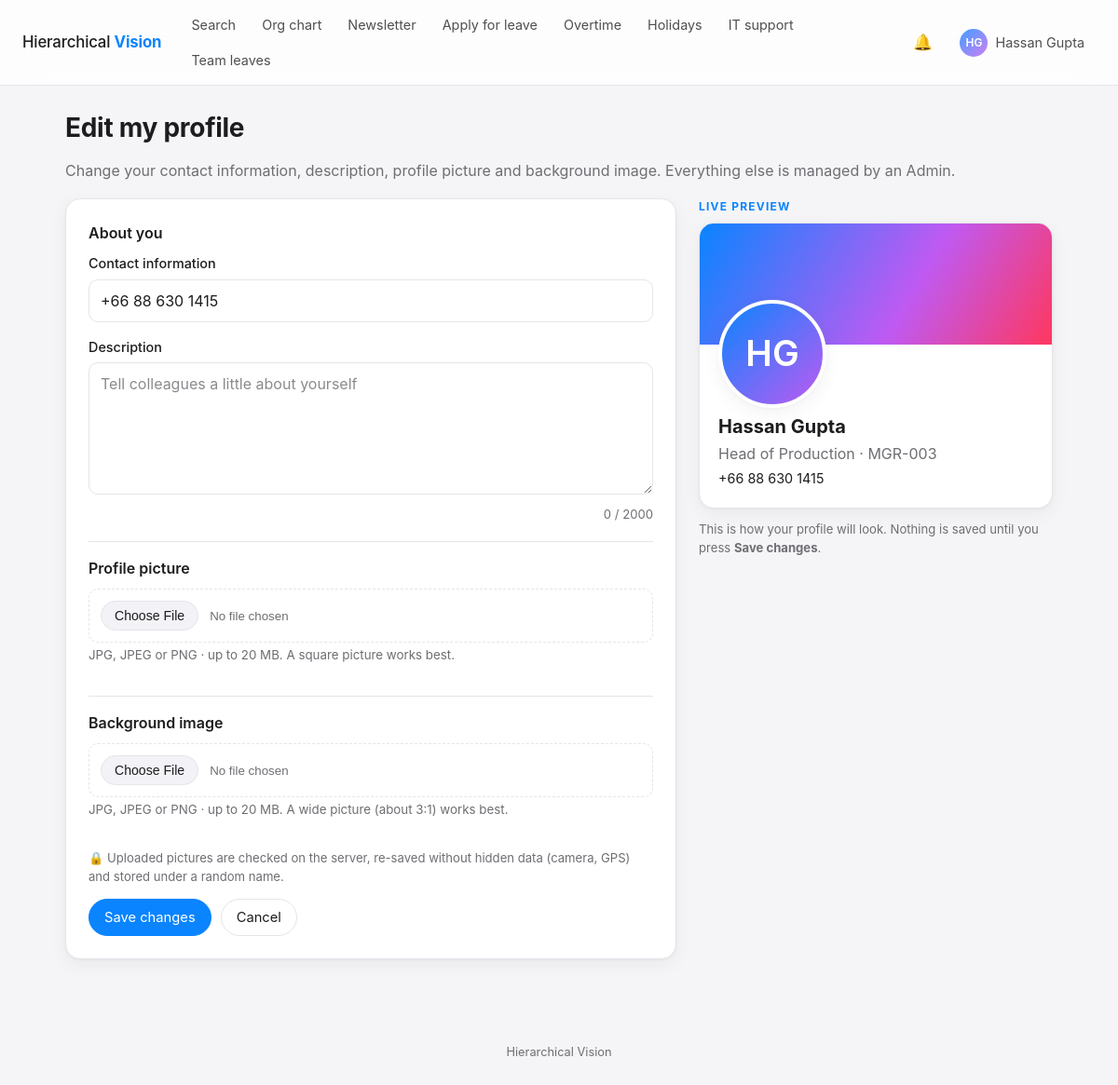
The page /profile/edit/ (signed in) on the database its author committed.
### accounts/models.py (models this page shows, shortened)
class User(AbstractBaseUser, PermissionsMixin):
    employee_id = models.CharField(
        max_length=30, unique=True, validators=[employee_id_validator], help_text="e.g. EMP-105. Used to sign in."
    )
    email = models.EmailField("email address", unique=True)
    full_name = models.CharField(max_length=150)
    position = models.CharField(max_length=120, blank=True)
    role = models.CharField(max_length=10, choices=Role.choices, default=Role.EMPLOYEE, db_index=True)
    manager = models.ForeignKey(
        "self",
        null=True,
        blank=True,
        on_delete=models.SET_NULL,
        related_name="direct_reports",
        verbose_name="Peer / Reporting manager",
    )
    contact_info = models.CharField("contact information", max_length=255, blank=True)
    description = models.TextField(blank=True)
    profile_picture = models.ImageField(
        upload_to=profile_picture_path, blank=True, null=True, validators=[FileExtensionValidator(IMAGE_EXTENSIONS), validate_image_size, validate_image_dimensions, validate_image_content]
    )
    background_image = models.ImageField(
        upload_to=background_image_path, blank=True, null=True, validators=[FileExtensionValidator(IMAGE_EXTENSIONS), validate_image_size, validate_image_dimensions, validate_image_content]
    )
    newsletter_publisher = models.BooleanField(
        "may publish to the newsletter", default=False,
        help_text="Lets this employee/manager post in the company newsletter (Admins can always post).",
    )
    leave_dashboard = models.CharField(
        "leave & OT dashboard access", max_length=5, choices=DashboardAccess.choices, default=DashboardAccess.NONE,
        blank=True, help_text="Managers only: lets this manager open the daily leave & OT dashboard (set by Admins).",
    )
    is_active = models.BooleanField(default=True)
    is_staff = models.BooleanField(default=False, editable=False)
    date_joined = models.DateTimeField(auto_now_add=True)
    objects = UserManager()
    USERNAME_FIELD = "employee_id"
    EMAIL_FIELD = "email"
    REQUIRED_FIELDS = ["email", "full_name"]
    class Meta:
        ordering = ["full_name"]
    @property
    def initials(self):
        parts = [p for p in self.full_name.split() if p]
        if not parts:
            return self.employee_id[:2].upper()
        return (parts[0][0] + (parts[-1][0] if len(parts) > 1 else "")).upper()
    def get_absolute_url(self):
        return reverse("accounts:profile", kwargs={"employee_id": self.employee_id})
    @property
    def is_admin(self):
        return self.role == Role.ADMIN
    @property
    def is_manager_role(self):
        return self.role == Role.MANAGER
    @property
    def can_approve_leaves(self):
        return self.role in (Role.ADMIN, Role.MANAGER)
    @property
    def can_view_leave_dashboard(self):
        return self.is_admin or (self.is_manager_role and self.leave_dashboard in (DashboardAccess.TEAM, DashboardAccess.ALL))

### accounts/views.py (the view)
# urls.py: path("profile/edit/", views.profile_edit, name="profile_edit"),
@login_required
def profile_edit(request):
    form = ProfileSelfForm(request.POST or None, request.FILES or None, instance=request.user)
    if request.method == "POST" and form.is_valid():
        form.save()
        messages.success(request, "Profile updated.")
        return redirect(request.user)
    return render(request, "accounts/profile_edit.html", {"form": form})

### notifications/context_processors.py (called while the page is built)
def unread_notifications(request):
    user = getattr(request, "user", None)
    if user is not None and user.is_authenticated:
        return {"unread_count": Notification.objects.filter(recipient=user, is_read=False).count()}
    return {}

### templates/accounts/profile_edit.html (shortened to what this page needs)
{% extends "base.html" %}
{% block content %}
<header class="pe-head">
  <h1>Edit my profile</h1>
  <p class="muted">Change your contact information, description, profile picture and background image. Everything else is managed by an Admin.</p>
</header>
<div class="pe-grid">
  <form id="profile-form" class="card pe-form" method="post" enctype="multipart/form-data">
    <fieldset class="pe-section">
      <legend>About you</legend>
      {% include "partials/_field.html" with field=form.contact_info %}
      {% include "partials/_field.html" with field=form.description %}
      <p class="muted small char-count"><span id="desc-count">0</span> / 2000</p>
    </fieldset>
    <fieldset class="pe-section">
      <legend>Profile picture</legend>
      <div class="field upload-field{% if form.profile_picture.errors %} has-error{% endif %}" data-upload="profile_picture">
        {{ form.profile_picture }}
        <small>JPG, JPEG or PNG &middot; up to 20 MB. A square picture works best.</small>
      </div>
    </fieldset>
    <fieldset class="pe-section">
      <legend>Background image</legend>
      <div class="field upload-field{% if form.background_image.errors %} has-error{% endif %}" data-upload="background_image">
        {{ form.background_image }}
        <small>JPG, JPEG or PNG &middot; up to 20 MB. A wide picture (about 3:1) works best.</small>
      </div>
    </fieldset>
    <p class="muted small">&#128274; Uploaded pictures are checked on the server, re-saved without hidden data (camera, GPS) and stored under a random name.</p>
    <div class="row-gap"><button class="btn btn-primary" type="submit">Save changes</button><a class="btn" href="{{ user.get_absolute_url }}">Cancel</a></div>
  </form>
  <aside class="pe-preview" aria-labelledby="pv-title">
    <p class="eyebrow" id="pv-title">LIVE PREVIEW</p>
    <section class="card no-pad pv-card">
      <div class="cover pv-cover">
      </div>
      <div class="pv-body">
        <div class="pv-avatar">
          <span id="pv-initials" class="avatar avatar-initials xl" {% if user.profile_picture %}hidden{% endif %}>{{ user.initials }}</span>
        </div>
        <h2>{{ user.full_name }}</h2>
        <p class="muted">{{ user.position|default:"No position set" }} &middot; {{ user.employee_id }}</p>
        <p class="pv-contact" id="pv-contact"></p>
      </div>
    </section>
    <p class="muted small">This is how your profile will look. Nothing is saved until you press <strong>Save changes</strong>.</p>
  </aside>
</div>
{% endblock %}

### templates/base.html (shortened to what this page needs)
{% load static %}<!DOCTYPE html>
<html lang="en">
<head>
  <link rel="stylesheet" href="{% static 'css/app.css' %}">
</head>
<body class="{% block body_class %}{% endblock %}">
<header class="topbar">
  <a class="brand" href="{% url 'accounts:home' %}">Hierarchical <b>Vision</b></a>
  {% with view=request.resolver_match.view_name %}
  <nav aria-label="Main">
    <a href="{% url 'accounts:home' %}" class="{% if view == 'accounts:home' or view == 'accounts:search' %}active{% endif %}">Search</a>
    <a href="{% url 'accounts:org_chart' %}" class="{% if view == 'accounts:org_chart' %}active{% endif %}">Org chart</a>
    <a href="{% url 'newsletter:list' %}" class="{% if 'newsletter:' in view %}active{% endif %}">Newsletter</a>
    {% if user.is_authenticated %}
    <a href="{% url 'leaves:apply' %}" class="{% if view == 'leaves:apply' %}active{% endif %}">Apply for leave</a>
    <a href="{% url 'leaves:overtime' %}" class="{% if 'leaves:overtime' in view %}active{% endif %}">Overtime</a>
    <a href="{% url 'leaves:holidays' %}" class="{% if view == 'leaves:holidays' %}active{% endif %}">Holidays</a>
    <a href="{% url 'support:create' %}" class="{% if view == 'support:create' %}active{% endif %}">IT support</a>
    {% if user.can_approve_leaves %}<a href="{% url 'leaves:team' %}" class="{% if view == 'leaves:team' %}active{% endif %}">Team leaves</a>{% endif %}
    {% endif %}
  </nav>
  {% endwith %}
  {% if user.is_authenticated %}
  <div class="topbar-right">
    <a class="icon-btn" href="{% url 'notifications:list' %}" title="Notifications" aria-label="Notifications">&#128276;{% if unread_count %}<span class="badge-count">{{ unread_count }}</span>{% endif %}</a>
    <details class="menu">
      <summary class="user-chip">{% include "partials/_avatar.html" with person=user size="sm" %}<span class="name">{{ user.full_name }}</span></summary>
    </details>
  </div>
  {% else %}
  <div class="topbar-right"><a class="btn btn-sm" href="{% url 'accounts:login' %}">Sign in</a></div>
  {% endif %}
</header>
{% block main %}
<main id="main" class="container{% block container_class %}{% endblock %}">
  {% block content %}{% endblock %}
</main>
<footer class="site-footer">Hierarchical Vision</footer>
{% endblock %}
</body>
</html>

### templates/partials/_avatar.html
{% if person.profile_picture %}<img class="avatar {{ size|default:'' }}" src="{{ person.profile_picture.url }}" alt="{{ person.full_name }}">{% else %}<span class="avatar avatar-initials {{ size|default:'' }}">{{ person.initials }}</span>{% endif %}

### templates/partials/_field.html (shortened to what this page needs)
<div class="field{% if field.errors %} has-error{% endif %}{% if field.field.widget.input_type == 'checkbox' %} field-check{% endif %}">
  {% if field.field.widget.input_type == 'checkbox' %}
    <label for="{{ field.id_for_label }}">{{ field }} {{ field.label }}</label>
  {% else %}
    <label for="{{ field.id_for_label }}">{{ field.label }}</label>
    {{ field }}
  {% endif %}
</div>

### rows shown on the page
User: initials "HG", full_name "Hassan Gupta", contact_info "+66 88 630 1415", position "Head of Production", employee_id "MGR-003"

### other values the page prints
{{ field.label }} "Contact information Description"
